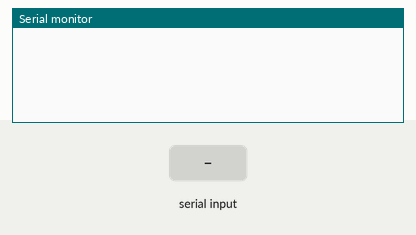
This sketch was run on a simulated ESP8266 (NodeMCU). Parts: the last lines printed to the serial monitor. The inputs (shaded band) are chosen by the test bench. The modem accepts every AT command (registered, SIM ready, sends succeed) and sends nothing else.

Above: at 1.3 s.
1.4 s: "s" received over Serial
At 2.7 s:
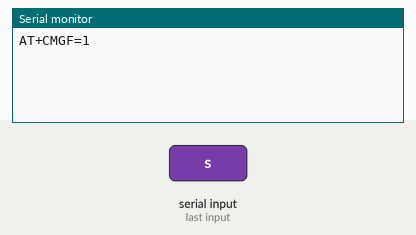
At 8.6 s:
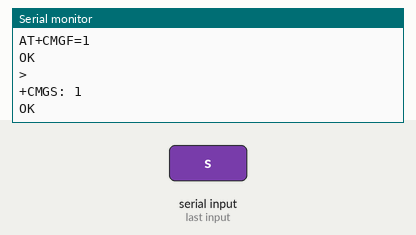

Measured:
- after the input at 1.4 s, the serial monitor: prints a new line at once (image 1)

The sketch:

Node_GSM.ino
```cpp
#include <SoftwareSerial.h>
SoftwareSerial mySerial(D2  , D3);

void setup()
{
  mySerial.begin(9600);   // Setting the baud rate of GSM Module
  Serial.begin(9600);    // Setting the baud rate of Serial Monitor (Arduino)
  delay(100);
}


void loop()
{

if (Serial.available()>0)
  switch(Serial.read())
  {
   case 's':
      SendMessage();
      delay(1000);
      StartCall();
      delay(1000);
      break;
    case 'r':
      RecieveMessage();
     break;
     case 'c':
      StartCall();
     break;
 }


 if (mySerial.available()>0)
   Serial.write(mySerial.read());
}

void SendMessage()
{
  mySerial.println("AT+CMGF=1");    //Sets the GSM Module in Text Mode
  Serial.println("AT+CMGF=1");
  delay(1000);  // Delay of 1000 milli seconds or 1 second
  mySerial.println("AT+CMGS=\"+918767968868\"\r"); // Replace x with mobile number  make a variable for phone number
  delay(1000);
  mySerial.println("TEST");// The SMS text you want to send
  delay(100);
   mySerial.println((char)26);// ASCII code of CTRL+Z
  delay(1000);
}


void StartCall()
{
  mySerial.print("ATD+918767968868;");

  delay(1000);
}

 void RecieveMessage()
{
  mySerial.println("AT+CMGF=1");    //Sets the GSM Module in Text Mode
  Serial.println("AT+CMGF=1");
  mySerial.println("AT+CMGL=\"ALL\""); // AT Command to receive a live SMS
  delay(1000);
 }
```
